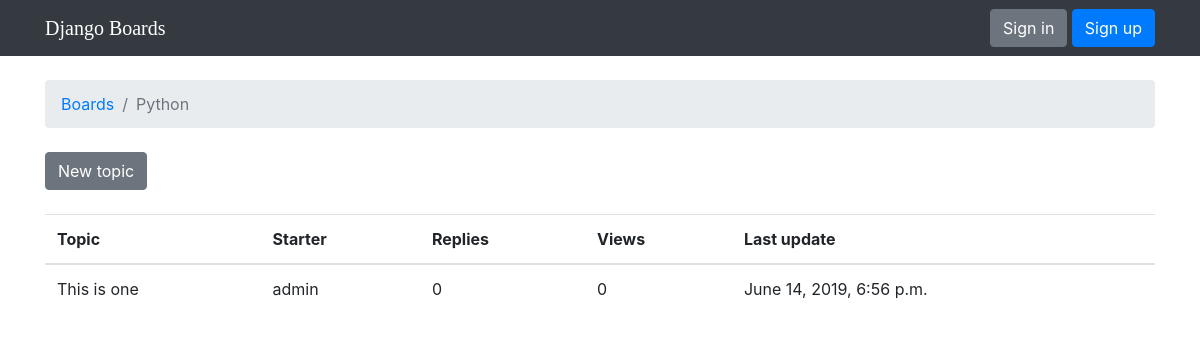
The page /boards/2/ on the database its author committed.
### boards/models.py (models this page shows, shortened)
class Board(models.Model):
    name = models.CharField(max_length=30, unique=True)
    description = models.CharField(max_length=100)

class Topic(models.Model):
    subject = models.CharField(max_length=255)
    last_updated = models.DateTimeField(auto_now_add=True)
    board = models.ForeignKey(
        Board, on_delete=models.PROTECT, related_name='topics')
    starter = models.ForeignKey(
        User, on_delete=models.PROTECT, related_name='topics')

### boards/views.py (the view)
# urls.py: path('boards/<int:pk>/', views.board_topics, name='board_topics'),
def board_topics(request, pk):
    board = get_object_or_404(Board, pk=pk)
    return render(request, 'topics.html', {'board': board})

### templates/topics.html (shortened to what this page needs)
{% extends 'base.html' %}
{% block breadcrumb %}
<li class="breadcrumb-item"><a href="/">Boards</a></li>
<li class="breadcrumb-item active">{{ board.name }}</li>
{% endblock %}
{% block content %}
<div class="mb-4">
    <a class="btn btn-secondary" href="/boards/{{board.pk}}/new">New topic</a>
</div>
<table class="table">
    <thead>
        <tr>
            <th>Topic</th>
            <th>Starter</th>
            <th>Replies</th>
            <th>Views</th>
            <th>Last update</th>
        </tr>
    </thead>
    <tbody>
        {% for topic in board.topics.all %}
        <tr>
            <td>{{ topic.subject }}</td>
            <td>{{ topic.starter.username }}</td>
            <td>0</td>
            <td>0</td>
            <td>{{ topic.last_updated }}</td>
        </tr>
        {% endfor %}
    </tbody>
</table>
{% endblock %}

### rows shown on the page
Board: name "Python"
Topic: subject "This is one", starter.username "admin", last_updated "June 14, 2019, 6:56 p.m."
